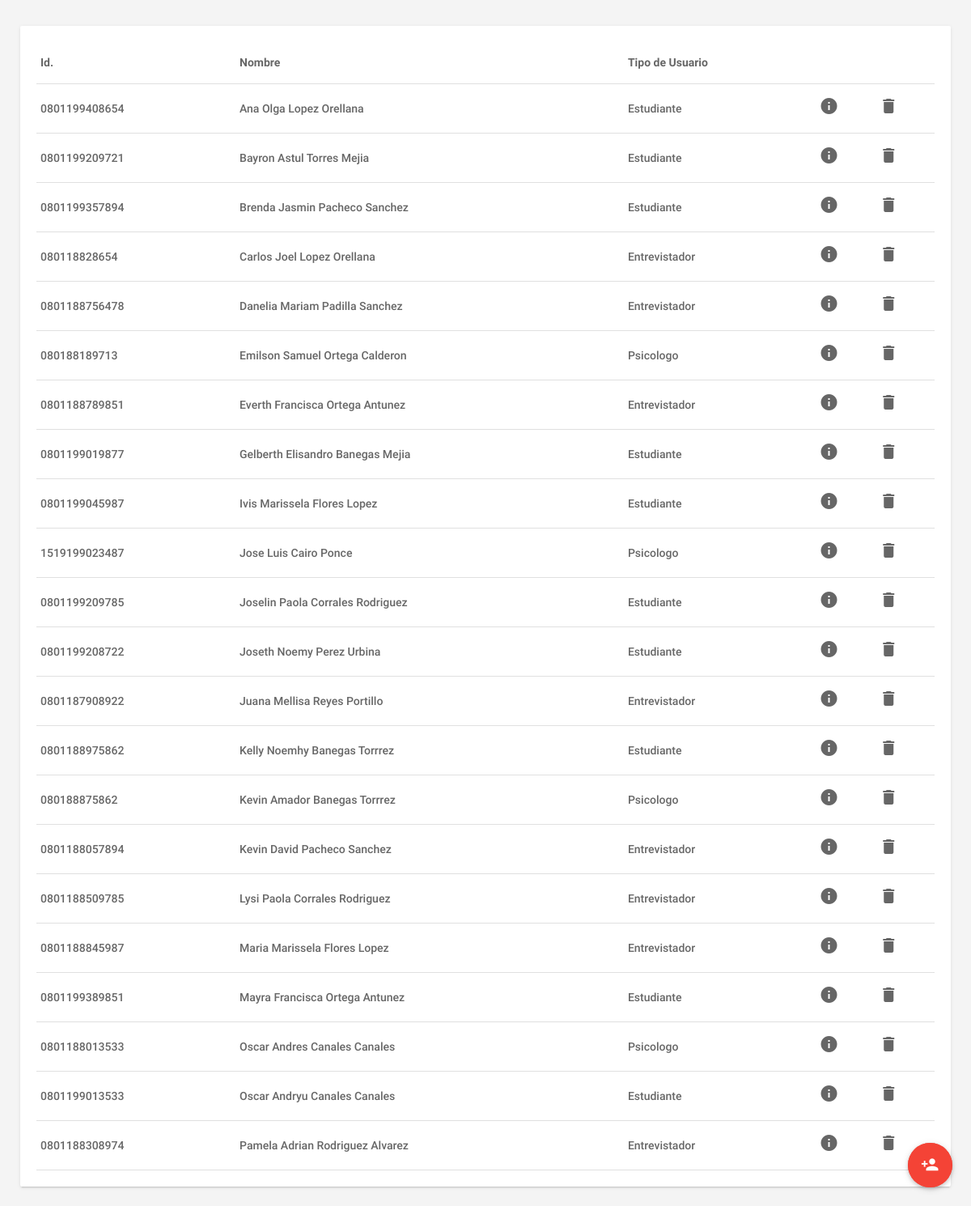
Page /gestionar_Usuarios.php on the committed database.
### tables this page shows
CREATE TABLE IF NOT EXISTS `tbl_personas` (
  `idPersona` INT NOT NULL,
  `idGenero` INT NOT NULL,
  `nombres` VARCHAR(100) NOT NULL,
  `apellidos` VARCHAR(100) NOT NULL,
  `correo` VARCHAR(150) NULL,
  `contrasena` VARCHAR(45) NULL,
  `celular` VARCHAR(8) NULL,
  `no_identidad` VARCHAR(13) NULL,
  `fotoPerfil` VARCHAR(300) NULL,
  `estadocuenta` BOOLEAN NULL,
  PRIMARY KEY (`idPersona`),
  CONSTRAINT `fk_tbl_personas_tbl_generos1`
    FOREIGN KEY (`idGenero`)
    REFERENCES `tbl_generos` (`idGenero`)
    ON DELETE NO ACTION
    ON UPDATE NO ACTION);

### assets/clases/class_conexion.php (called while the page is built, shortened)
<?php
	class Conexion{
		private $usuario = "root";
		private $contraseña = "oracle123";
		private $host = "localhost";
		private $baseDatos = "db_formacion";
		private $puerto = "3306";
		private $link;
		public function establecerConexion(){
			$this->link = mysqli_connect($this->host,$this->usuario,$this->contraseña,$this->baseDatos,$this->puerto);
			$this->link->set_charset("utf8");
		}
		public function ejecutarInstruccion($sql){
			return mysqli_query($this->link, $sql);
		}
	}
?>

### gestionar_Usuarios.php (the view, shortened to what this page needs)
<?php
    require('./assets/clases/class_conexion.php');
    $mysql = new Conexion();
    $query=$mysql->ejecutarInstruccion("
    select p.idpersona as UserId,no_identidad as Identidad , CONCAT(nombres, ' ', apellidos) as Nombre , GROUP_CONCAT(t.descripcion) as TiposUsuario from tbl_personas as p
    inner join tbl_personas_has_tbl_tipousuario as tp on tp.tbl_personas_idpersona=p.idpersona
    inner join tbl_tipousuario as t on t.idtipousuario=tp.tbl_tipousuario_idtipousuario
    where p.estadocuenta = 1 and t.idtipousuario != 1
    GROUP BY p.idPersona
    order by p.nombres
    ");
?>
<!DOCTYPE html>
<html lang="es">
<head>
    <link type="text/css" rel="stylesheet" href="assets/plugins/materialize/css/materialize.min.css" />
    <link href="assets/css/materialize_Icons.css" rel="stylesheet">
    <link href="assets/css/alpha.css" rel="stylesheet" type="text/css" />
    <link href="assets/css/custom.css" rel="stylesheet" type="text/css" />
    <link href="assets/css/gestionar_Usuarios.css" rel="stylesheet" type="text/css">
    <link href="assets/plugins/sweetalert/sweetalert.css" rel="stylesheet" type="text/css" />
    <link href="assets/plugins/material-preloader/css/materialPreloader.min.css" rel="stylesheet">
</head>
<body>
    <div class="mn-content">
        <main class="mn-inner">
            <div class="col s12 m12 l6">
                <div class="card">
                    <div class="card-content">
                        <table class="bordered highlight users_table_list">
                            <thead>
                                <tr>
                                    <th class="" data-field="id">Id.</th>
                                    <th class="" data-field="name">Nombre</th>
                                    <th class=" hide-on-small-only" data-field="user_type">Tipo de Usuario</th>
                                </tr>
                            </thead>
                            <tbody>
                                <?php
                                    while($datos = mysqli_fetch_array($query))
                                    {
                                 ?>
                                <tr class="user_row" id="<?php echo $datos['UserId']?>">
                                    <td><?php echo $datos['Identidad']?></td>
                                    <td><?php echo $datos['Nombre']?></td>
                                    <td class="hide-on-small-only lbl_tipo_usuario"><?php echo $datos['TiposUsuario']?>
                                    </td>
                                    <td><i class="material-icons info_button"
                                            data-id="<?php echo $datos['UserId']?>">info</i></td>
                                    <td><i class="material-icons remove_button"
                                            data-id="<?php echo $datos['UserId']?>">delete</i></td>
                                </tr>
                                <?php
                                }
                               ?>
                            </tbody>
                        </table>
                    </div>
                </div>
        </main>
        <div class="fixed-action-btn">
            <a class="btn-floating btn-large red pulse modal-trigger" id="btn_nuevoUsuario" href="#mdl_nuevoUsuario">
                <i class="large material-icons">person_add</i>
            </a>
        </div>
</body>
</html>

### assets/css/alpha.css (style rules this page uses)
html, body, .mn-content { font-size: 14px; height: 100%; width: 100%; }
html { font-weight: 500; color: rgba(0, 0, 0, 0.6); }
body { background-color: #F4F4F4; overflow-y: auto!important; overflow-x: hidden; }
a { color: #0277bb; }
.fixed-action-btn { z-index: 996; }
.mn-content { opacity: 1; -webkit-transition: opacity .3s; -moz-transition: opacity .3s; -o-transition: opacity .3s; transition: opacity .3s; }
.mn-inner { padding: 25px 25px 9.5px 25px; min-height: 79vh !important; }
.card, .card-panel { box-shadow: 0 2px 2px 0 rgba(0, 0, 0, 0.05), 0 3px 1px -2px rgba(0, 0, 0, 0.08), 0 1px 5px 0 rgba(0, 0, 0, 0.08); position: relative; }
table.bordered>thead>tr, table.bordered>tbody>tr { border-bottom: 1px solid #E0E0E0; }

### assets/css/custom.css (style rules this page uses)
.mn-inner { min-height: 84vh; }

### rows in the picture
tbl_personas: no_identidad "0801199408654", Nombre "Ana Olga Lopez Orellana", TiposUsuario "Estudiante"
tbl_personas: no_identidad "0801199209721", Nombre "Bayron Astul Torres Mejia", TiposUsuario "Estudiante"
tbl_personas: no_identidad "0801199357894", Nombre "Brenda Jasmin Pacheco Sanchez", TiposUsuario "Estudiante"
tbl_personas: no_identidad "080118828654", Nombre "Carlos Joel Lopez Orellana", TiposUsuario "Entrevistador"
tbl_personas: no_identidad "0801188756478", Nombre "Danelia Mariam Padilla Sanchez", TiposUsuario "Entrevistador"
tbl_personas: no_identidad "080188189713", Nombre "Emilson Samuel Ortega Calderon", TiposUsuario "Psicologo"
tbl_personas: no_identidad "0801188789851", Nombre "Everth Francisca Ortega Antunez", TiposUsuario "Entrevistador"
tbl_personas: no_identidad "0801199019877", Nombre "Gelberth Elisandro Banegas Mejia", TiposUsuario "Estudiante"
tbl_personas: no_identidad "0801199045987", Nombre "Ivis Marissela Flores Lopez", TiposUsuario "Estudiante"
tbl_personas: no_identidad "1519199023487", Nombre "Jose Luis Cairo Ponce", TiposUsuario "Psicologo"
tbl_personas: no_identidad "0801199209785", Nombre "Joselin Paola Corrales Rodriguez", TiposUsuario "Estudiante"
tbl_personas: no_identidad "0801199208722", Nombre "Joseth Noemy Perez Urbina", TiposUsuario "Estudiante"
tbl_personas: no_identidad "0801187908922", Nombre "Juana Mellisa Reyes Portillo", TiposUsuario "Entrevistador"
tbl_personas: no_identidad "0801188975862", Nombre "Kelly Noemhy Banegas Torrrez", TiposUsuario "Estudiante"
tbl_personas: no_identidad "080188875862", Nombre "Kevin Amador Banegas Torrrez", TiposUsuario "Psicologo"
tbl_personas: no_identidad "0801188057894", Nombre "Kevin David Pacheco Sanchez", TiposUsuario "Entrevistador"
tbl_personas: no_identidad "0801188509785", Nombre "Lysi Paola Corrales Rodriguez", TiposUsuario "Entrevistador"
tbl_personas: no_identidad "0801188845987", Nombre "Maria Marissela Flores Lopez", TiposUsuario "Entrevistador"
tbl_personas: no_identidad "0801199389851", Nombre "Mayra Francisca Ortega Antunez", TiposUsuario "Estudiante"
tbl_personas: no_identidad "0801188013533", Nombre "Oscar Andres Canales Canales", TiposUsuario "Psicologo"
tbl_personas: no_identidad "0801199013533", Nombre "Oscar Andryu Canales Canales", TiposUsuario "Estudiante"
tbl_personas: no_identidad "0801188308974", Nombre "Pamela Adrian Rodriguez Alvarez", TiposUsuario "Entrevistador"
